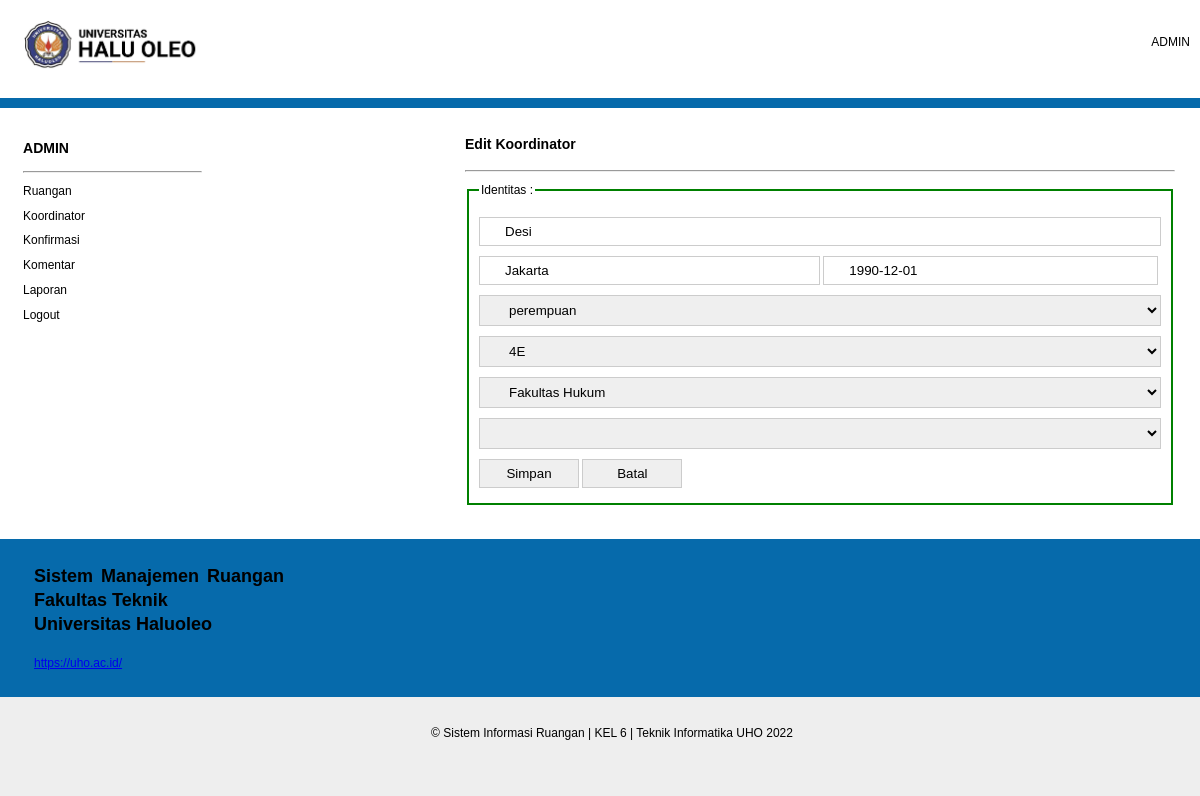
Screenshot of /admin/koordinator edit.php?id_koordinator=22 (signed in) with the database file from the repository.
### tables this page shows
CREATE TABLE `user` (
  `id_user` int(30) NOT NULL,
  `email` varchar(100) NOT NULL,
  `password` varchar(100) NOT NULL,
  `nama` varchar(50) NOT NULL,
  `jenis_kelamin` varchar(15) NOT NULL,
  `tempat_lahir` varchar(30) NOT NULL,
  `tanggal_lahir` date NOT NULL,
  `foto` varchar(100) NOT NULL
);

CREATE TABLE `koordinator` (
  `id_koordinator` int(30) NOT NULL,
  `email` varchar(50) NOT NULL,
  `password` varchar(200) NOT NULL,
  `npm` varchar(30) NOT NULL,
  `nama` varchar(50) NOT NULL,
  `tempat_lahir` varchar(30) NOT NULL,
  `tanggal_lahir` date NOT NULL,
  `jenis_kelamin` varchar(10) NOT NULL,
  `kelas` varchar(3) NOT NULL,
  `id_prodi` varchar(100) NOT NULL,
  `id_fakultas` varchar(100) NOT NULL,
  `foto` varchar(100) NOT NULL,
  `status` varchar(20) NOT NULL
);

CREATE TABLE `fakultas` (
  `id_fakultas` int(30) NOT NULL,
  `fakultas` varchar(100) NOT NULL
);

### admin/koordinator edit.php (the view, shortened to what this page needs)
<?php
include('../include/koneksi.php');
?>
<!DOCTYPE html>
<html>
<head>
	<link rel="stylesheet" type="text/css" href="../css/style.css">
</head>
<body>
	<?php
	$email = $_SESSION['email'];
	$cek = $koneksi->query("select*from user where email='$email'");
	if ($cek->num_rows == 0) {
		header("Location:../index admin.php");
	} else {
		$row = $cek->fetch_assoc();
	}
	?>
	<div class="halaman">
		<header class="header">
			<div class="isi-header">
				<div class="logo">
					<img src="laporan/logo2.png" alt="Logo" style="height:50px;">
				</div>
				<div class="menu-atas">
					<ul>
						<li><a href="#"><?php echo (strtoupper($row['nama'])); ?></a></li>
					</ul>
				</div>
			</div>
		</header>
		<div class="judul">
			<div class="isi-judul"></div>
		</div>
		<div class="halaman1">
			<div class="isi-halaman">
				<div class="isi">
					<div class="artikel">
						<?php
						$id_koordinator = $_GET['id_koordinator'];
						$cek = $koneksi->query("select * from koordinator natural join fakultas natural join prodi WHERE id_koordinator='$id_koordinator'");
						if ($cek->num_rows == 0) {
							echo "";
						} else {
							$erow = $cek->fetch_assoc();
						}
						?>
						<form method="post" action="">
							<h3>Edit Koordinator</h3>
							<hr>
							<fieldset class="filset">
								<legend>Identitas :</legend>
								<input class="kotak" type="text" name="nama" value="<?php echo $erow['nama']; ?>" style="width: 100%;" placeholder="Nama Lengkap" required="">
								<input class="kotak" type="text" name="tempat_lahir" value="<?php echo $erow['tempat_lahir']; ?>" style="width: 50%;" placeholder="Tempat Lahir" required="">
								<input class="kotak" type="text" name="tanggal_lahir" value="<?php echo $erow['tanggal_lahir']; ?>" style="width: 49%;" placeholder="Tanggal Lahir      Tahun-Bulan-Tanggal" required="">
								<select name="jenis_kelamin" class="kotak" style="width: 100%;" required="">
									<option value="<?php echo $erow['jenis_kelamin']; ?>"><?php echo $erow['jenis_kelamin']; ?></option>
								</select>
								<select name="kelas" class="kotak" style="width: 100%;" required="">
									<option value="<?php echo $erow['kelas']; ?>"><?php echo $erow['kelas']; ?></option>
								</select>
								<select name="id_fakultas" class="kotak" style="width: 100%;" id="fakultas" required="">
									<option value="<?php echo $erow['id_fakultas']; ?>"><?php echo $erow['fakultas']; ?></option>
									<?php
									$result = $koneksi->query("select*from fakultas");
									while ($erow = mysqli_fetch_array($result)) {
										echo '<option value="' . $erow['id_fakultas'] . '">' . $erow['fakultas'] . '</option>';
									}
									?>
								</select>
								<select name="id_prodi" class="kotak" id="prodi" style="width: 100%;" required="">
									<option value="<?php echo $erow['id_prodi']; ?>"><?php echo $erow['prodi']==7; ?></option>
								</select>
								<button type="submit" name="simpan" class="kotak" style="width: 100px;">Simpan</button>
								<button type="reset" class="kotak" style="width: 100px;">Batal</button>
							</fieldset>
						</form>
					</div>
				</div>
				<nav class="menu">
					<div class="menu1">
						<h3><?php echo (strtoupper($row['nama'])); ?></h3>
						<hr>
						<ul>
							<li><a href="ruangan data.php">Ruangan</a></li>
							<li><a href="koordinator data.php">Koordinator</a></li>
							<?php
							$cek = $koneksi->query("select*from koordinator where status='non-aktif'");
							if ($cek->num_rows == 0) {
								echo '<li><a href="#">Konfirmasi</a></li>';
							} else {
								echo '<li><a href="akun.php"><font color="red">Konfirmasi</font></a></li>';
							}
							?>
							<li><a href="komentar.php">Komentar</a></li>
							<li><a href="laporan2.php">Laporan</a></li>
							<li><a href="../logout.php">Logout</a></li>
						</ul>
					</div>
				</nav>
			</div>
		</div>
		<div class="footer1">
			<div class="isi-footer1">
				<?php include("include/footer.php"); ?>
			</div>
		</div>
		<footer class="footer">
			<div class="isi-footer">
				<p>&copy; Sistem <a href="#">Informasi Ruangan</a> &#124; <a href="#">KEL 6</a> &#124; <a href="#">Teknik Informatika UHO 2022</a></p>
			</div>
		</footer>
	</div>
</body>
</html>

### css/style.css (style rules this page uses)
html, body { margin: 0; padding: 0; width: 100%; height: 100%; color: #000; font: normal 12px/2.0em Sans-Serif; }
h1, h2, h3, h4, h5, h6 { color: #000; }
.halaman { display: flex; flex-direction: column; min-height: 100vh; background: #eee; }
.header, .footer, .menu-atas, .halaman1, .halaman1 .isi, .halaman1 .menu { margin: 0; padding: 0; }
.logo { padding: 10px; width: auto; float: left; }
.header { background: #eee; }
.isi-header { margin: 0 auto; padding: 10px; width: 100%; max-width: 1200px; background: #fff; }
.judul { background: #eee; padding: 0; }
.isi-judul { margin: auto; padding: 5px; width: 100%; max-width: 1200px; background: #066aab; }
.menu-atas { margin: 0 auto; padding: 0; height: 37px; float: right; }
.menu-atas ul { list-style: none; padding: 0; height: 37px; float: left; }
.menu-atas ul li { margin: 0; padding: 0 0 0 8px; float: left; }
.menu-atas ul li a { display: block; margin: 0; padding: 8px 20px; color: #000; text-decoration: none; }
.isi-halaman { margin: 0 auto; padding: 10px; width: 100%; max-width: 1200px; background: #fff; }
.artikel { width: 100%; max-width: 710px; }
.halaman1 .isi { margin: 0; padding: 0; float: right; width: 100%; max-width: 760px; }
.halaman1 .isi .artikel { margin: 0 0 24px; padding: 0 20px 0 15px; }
.halaman1 .menu { padding: 0; float: left; width: 100%; max-width: 200px; }
.halaman1 .menu .menu1 { margin: 0 0 12px; padding: 8px 8px 8px 13px; line-height: 1.4em; }
.halaman1 .menu .menu1 ul { margin: 0; padding: 0; list-style: none; color: #959595; }
.halaman1 .menu .menu1 ul li { margin: 0; }
.halaman1 .menu .menu1 ul li { padding: 4px 0; width: 185px; }
.halaman1 .menu .menu1 ul li a { color: #000; text-decoration: none; margin-left: -16px; padding: 4px 8px 4px 16px; }
.kotak { width: 100%; padding: 6px 25px; margin: 5px 0; display: inline-block; border: 1px solid #ccc; box-sizing: border-box; }
.filset { border: 2px solid green; padding: 10px; }
.footer1 { background: #eee; color: #000; }
.isi-footer1 { margin: 0 auto; width: 100%; max-width: 1200px; padding: 10px; background: #066aab; border-bottom-right-radius: 0; border-bottom-left-radius: 0; }
.footer { background: #eee; }
.isi-footer { margin: auto; text-align: center; padding: 12px; width: 100%; max-width: 1200px; }
.footer a { color: #000; text-decoration: none; }

### rows the page displays
user: nama "ADMIN"
koordinator: nama "Desi", tempat_lahir "Jakarta", tanggal_lahir "1990-12-01", jenis_kelamin "perempuan", kelas "4E", id_fakultas "Fakultas Hukum"
